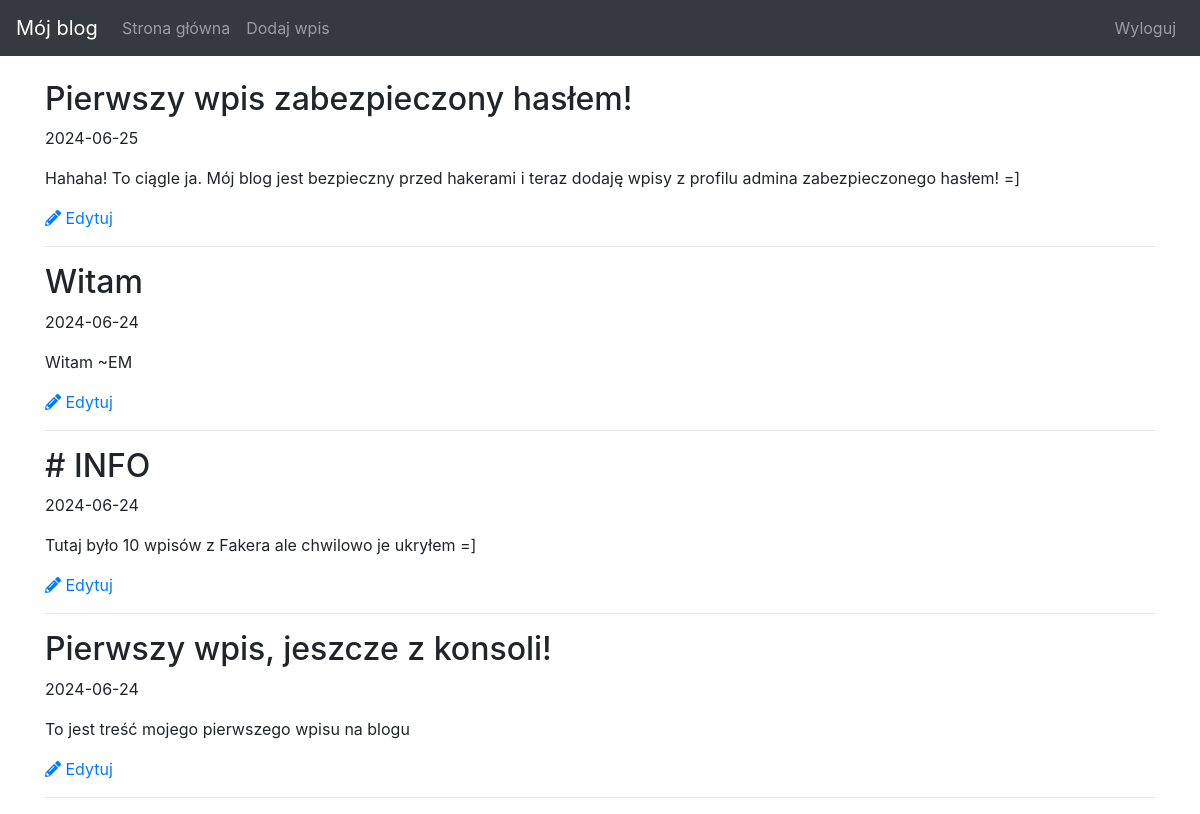
The page / (signed in) on the database its author committed.
### blog/models.py (models this page shows, shortened)
class Entry(db.Model):
    id = db.Column(db.Integer, primary_key=True)
    title = db.Column(db.String(80), nullable=False)
    body = db.Column(db.Text, nullable=False)
    pub_date = db.Column(db.DateTime, nullable=False, default=datetime.utcnow)
    is_published = db.Column(db.Boolean, default=False)

### blog/routes.py (the view)
@app.route("/", methods=['GET', 'POST'])
def index():
    form = EntryForm()
    if form.validate_on_submit():
        manage_entry(form)
        return redirect(url_for('index'))
    all_posts = Entry.query.filter_by(is_published=True).order_by(Entry.pub_date.desc()).all()
    return render_template("homepage.html", all_posts=all_posts, form=form)

### blog/templates/homepage.html
{% extends "base.html" %}
{% block content %}
{% for post in all_posts %}
<div class="post-preview">
    <h2 class="post-title">{{ post.title }}</h2>
    <p class="post-meta">{{ post.pub_date.strftime('%Y-%m-%d') }}</p>
    <p class="post-body">
        {{ post.body }}
    </p>
    <a href="{{ url_for('edit_entry', entry_id=post.id) }}" class="edit-link">
        <i class="fas fa-pencil-alt"></i> Edytuj
    </a>
</div>
<hr>
{% endfor %}
{% endblock %}

### blog/templates/base.html (style rules this page uses)
body { padding-top: 5rem; }

### rows shown on the page
Entry: title "Pierwszy wpis zabezpieczony hasłem!", pub_date "2024-06-25", body "Hahaha! To ciągle ja. Mój blog jest bezpieczny przed hakerami i teraz dodaję wpisy z profilu admina zabezpieczonego hasłem! =]"
Entry: title "Witam", pub_date "2024-06-24", body "Witam ~EM"
Entry: title "# INFO", pub_date "2024-06-24", body "Tutaj było 10 wpisów z Fakera ale chwilowo je ukryłem =]"
Entry: title "Pierwszy wpis, jeszcze z konsoli!", pub_date "2024-06-24", body "To jest treść mojego pierwszego wpisu na blogu"
